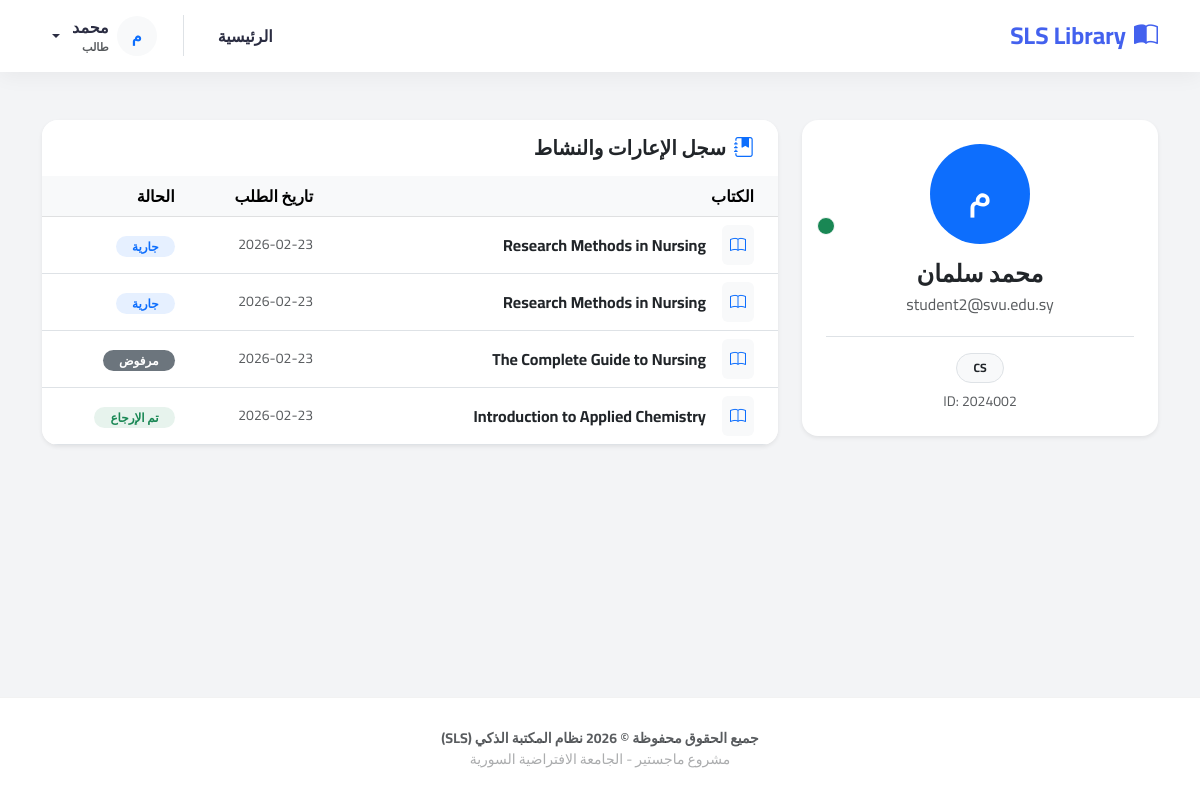
Screenshot of /profile/ (signed in) with the database file from the repository.
### library/models.py (models this page shows, shortened)
class StudentProfile(models.Model):
    MAJOR_CHOICES = [
        ('General', 'سنة تحضيرية / عام'),
        ('CS', 'علم الحاسوب (Computer Science)'),
        ('SE', 'هندسة برمجيات (Software Engineering)'),
        ('AI', 'ذكاء اصطناعي (AI)'),
        ('CyberSec', 'أمن سيبراني (Cyber Security)'),
        ('Med', 'طب بشري'),
        ('Dent', 'طب أسنان'),
        ('Pharm', 'صيدلة'),
        ('Arch', 'هندسة معمارية'),
        ('Civil', 'هندسة مدنية'),
        ('Business', 'إدارة أعمال'),
        ('Law', 'حقوق'),
    ]
    user = models.OneToOneField(User, on_delete=models.CASCADE)
    student_id = models.CharField(max_length=20, unique=True, verbose_name="الرقم الجامعي")
    major = models.CharField(
        max_length=50,
        choices=MAJOR_CHOICES,
        default='General',
        verbose_name="التخصص الدراسي"
    )
    interest_fingerprint = models.TextField(blank=True, null=True, verbose_name="بصمة الاهتمامات")

class Transaction(models.Model):
    STATUS_CHOICES = [
        ('pending', 'قيد الانتظار (طلب إلكتروني)'),
        ('active', 'جاري (تم التسليم للطالب)'),
        ('returned', 'تم الإرجاع للمكتبة'),
        ('rejected', 'مرفوض'),
    ]
    book = models.ForeignKey(Book, on_delete=models.CASCADE, verbose_name="الكتاب")
    student = models.ForeignKey(StudentProfile, on_delete=models.CASCADE, verbose_name="الطالب")
    request_date = models.DateTimeField(auto_now_add=True, verbose_name="تاريخ الطلب")
    borrow_date = models.DateTimeField(null=True, blank=True, verbose_name="تاريخ الاستلام الفعلي")
    due_date = models.DateTimeField(null=True, blank=True, verbose_name="تاريخ الاستحقاق")
    return_date = models.DateTimeField(null=True, blank=True, verbose_name="تاريخ الإرجاع")
    status = models.CharField(max_length=20, choices=STATUS_CHOICES, default='pending', verbose_name="حالة الطلب")
    user_rating = models.IntegerField(null=True, blank=True, verbose_name="التقييم (1-5)")
    class Meta:
        verbose_name = "عملية إعارة"
        verbose_name_plural = "عمليات الإعارة"
        ordering = ['-request_date']

class Book(models.Model):
    CATEGORY_CHOICES = [
        ('Programming', 'برمجة وتطوير (Programming)'),
        ('CyberSecurity', 'أمن سيبراني (Cyber Security)'),
        ('AI', 'ذكاء اصطناعي (AI & Data Science)'),
        ('Networking', 'شبكات واتصالات (Networking)'),
        ('Medical', 'طب بشري (Human Medicine)'),
        ('Pharmacy', 'صيدلة (Pharmacy)'),
        ('Dentistry', 'طب أسنان (Dentistry)'),
        ('Nursing', 'تمريض (Nursing)'),
        ('Engineering', 'هندسة عامة (General Engineering)'),
        ('CivilEng', 'هندسة مدنية (Civil Engineering)'),
        ('Arch', 'هندسة معمارية (Architecture)'),
        ('Electrical', 'هندسة كهربائية (Electrical Eng)'),
        ('Law', 'قانون وحقوق (Law)'),
        ('Economics', 'اقتصاد وإدارة أعمال (Economics & Business)'),
        ('Psychology', 'علم نفس (Psychology)'),
        ('Sociology', 'علم اجتماع (Sociology)'),
        ('History', 'تاريخ (History)'),
        ('Geography', 'جغرافيا (Geography)'),
        ('Literature', 'أدب ولغات (Literature & Languages)'),
        ('Religion', 'شريعة ودراسات إسلامية (Islamic Studies)'),
        ('Math', 'رياضيات (Mathematics)'),
        ('Physics', 'فيزياء (Physics)'),
        ('Chemistry', 'كيمياء (Chemistry)'),
        ('Biology', 'أحياء (Biology)'),
        ('Arts', 'فنون وتصميم (Arts & Design)'),
        ('General', 'ثقافة عامة (General Culture)'),
    ]
    title = models.CharField(max_length=200, verbose_name="عنوان الكتاب")
    author = models.CharField(max_length=100, verbose_name="المؤلف")
    isbn = models.CharField(max_length=13, blank=True, null=True, verbose_name="رقم الإيداع (ISBN)")
    category = models.CharField(max_length=50, choices=CATEGORY_CHOICES, default='General', verbose_name="التصنيف")
    description = models.TextField(blank=True, verbose_name="وصف الكتاب")
    cover_image_url = models.URLField(blank=True, null=True, verbose_name="رابط الغلاف")
    page_count = models.IntegerField(default=100, verbose_name="عدد الصفحات")
    total_copies = models.IntegerField(default=1, verbose_name="العدد الكلي")
    available_copies = models.IntegerField(default=1, verbose_name="النسخ المتاحة")
    tags = models.CharField(max_length=200, blank=True, verbose_name="وسوم")
    embedding = models.JSONField(blank=True, null=True, verbose_name="البصمة الرقمية (AI Vector)")
    created_at = models.DateTimeField(auto_now_add=True)

### library/views.py (the view)
# urls.py: path('profile/', views.profile_view, name='profile'),
@login_required
def profile_view(request):
    try:
        student = request.user.studentprofile
    except StudentProfile.DoesNotExist:
        messages.error(request, "ملف الطالب غير موجود.")
        return redirect('library:home')
    transactions = Transaction.objects.filter(student=student).order_by('-request_date')
    borrowed_tags = transactions.values_list('book__tags', flat=True)
    all_tags = []
    for tags_string in borrowed_tags:
        if tags_string:
            all_tags.extend([t.strip() for t in tags_string.split(',') if t.strip()])
    interest_cloud = [tag for tag, count in Counter(all_tags).most_common(10)]
    return render(request, 'library/profile.html', {
        'student': student,
        'transactions': transactions,
        'interest_cloud': interest_cloud,
    })

### templates/library/profile.html (shortened to what this page needs)
{% extends 'library/base.html' %}
{% block content %}
<div class="container my-5">
    <div class="row g-4">
        <div class="col-md-4">
            <div class="card border-0 shadow-sm rounded-4 text-center p-4">
                <div class="mb-3 position-relative d-inline-block">
                    <div class="bg-primary text-white rounded-circle d-flex align-items-center justify-content-center mx-auto" style="width: 100px; height: 100px; font-size: 2.5rem;">
                        {{ user.first_name|slice:":1" }}
                    </div>
                    <span class="position-absolute bottom-0 start-100 translate-middle p-2 bg-success border border-light rounded-circle">
                    </span>
                </div>
                <h4 class="fw-bold mb-1">{{ user.first_name }} {{ user.last_name }}</h4>
                <p class="text-muted mb-1">{{ user.email }}</p>
                {% if user.studentprofile %}
                    <div class="mt-3 pt-3 border-top">
                        <span class="badge bg-light text-dark border rounded-pill px-3 py-2">
                            {{ user.studentprofile.major }}
                        </span>
                        <div class="small text-muted mt-2">ID: {{ user.studentprofile.student_id }}</div>
                    </div>
                {% endif %}
            </div>
        </div>
        <div class="col-md-8">
            <div class="card border-0 shadow-sm rounded-4 overflow-hidden">
                <div class="card-header bg-white py-3 border-0">
                    <h5 class="fw-bold mb-0"><i class="bi bi-journal-bookmark-fill me-2 text-primary"></i>سجل الإعارات والنشاط</h5>
                </div>
                <div class="card-body p-0">
                    {% if transactions %}
                        <div class="table-responsive">
                            <table class="table table-hover mb-0 align-middle">
                                <thead class="table-light">
                                    <tr>
                                        <th class="ps-4">الكتاب</th>
                                        <th>تاريخ الطلب</th>
                                        <th>الحالة</th>
                                    </tr>
                                </thead>
                                <tbody>
                                    {% for trans in transactions %}
                                    <tr>
                                        <td class="ps-4">
                                            <div class="d-flex align-items-center">
                                                <div class="bg-light rounded p-2 me-3 text-primary">
                                                    <i class="bi bi-book"></i>
                                                </div>
                                                <div>
                                                    <a href="{% url 'library:book_detail' trans.book.id %}" class="fw-bold text-decoration-none text-dark">
                                                        {{ trans.book.title }}
                                                    </a>
                                                </div>
                                            </div>
                                        </td>
                                        <td class="text-muted small">
                                            {{ trans.request_date|date:"Y-m-d" }}
                                        </td>
                                        <td>
                                            {% if trans.status == 'returned' %}
                                                <span class="badge bg-success bg-opacity-10 text-success rounded-pill px-3">تم الإرجاع</span>
                                            {% elif trans.status == 'active' %}
                                                <span class="badge bg-primary bg-opacity-10 text-primary rounded-pill px-3">جارية</span>
                                            {% elif trans.status == 'pending' %}
                                                <span class="badge bg-warning bg-opacity-10 text-warning rounded-pill px-3">انتظار</span>
                                            {% else %}
                                                <span class="badge bg-secondary rounded-pill px-3">{{ trans.get_status_display }}</span>
                                            {% endif %}
                                        </td>
                                    </tr>
                                    {% endfor %}
                                </tbody>
                            </table>
                        </div>
                    {% endif %}
                </div>
            </div>
        </div>
    </div>
</div>
{% endblock %}

### templates/library/base.html (shortened to what this page needs)
<!DOCTYPE html>
<html lang="ar" dir="rtl">
<head>
    <link rel="stylesheet" href="https://cdn.jsdelivr.net/npm/bootstrap@5.3.0/dist/css/bootstrap.rtl.min.css">
    <link rel="stylesheet" href="https://cdn.jsdelivr.net/npm/bootstrap-icons@1.11.0/font/bootstrap-icons.css">
</head>
<body>
    <nav class="navbar navbar-expand-lg sticky-top">
        <div class="container">
            <a class="navbar-brand" href="{% url 'library:home' %}">
                <i class="bi bi-book-half me-2"></i>SLS Library
            </a>
            <div class="collapse navbar-collapse" id="navbarNav">
                <ul class="navbar-nav ms-auto mb-2 mb-lg-0">
                    <li class="nav-item">
                        <a class="nav-link" href="{% url 'library:home' %}">الرئيسية</a>
                    </li>
                </ul>
                <div class="d-flex align-items-center border-start ps-3 ms-3">
                    {% if user.is_authenticated %}
                        <div class="dropdown">
                            <a class="nav-link dropdown-toggle d-flex align-items-center gap-2" href="#" role="button" data-bs-toggle="dropdown">
                                <div class="bg-light rounded-circle d-flex align-items-center justify-content-center text-primary fw-bold" style="width: 40px; height: 40px;">
                                    {{ user.first_name|slice:":1" }}
                                </div>
                                <div>
                                    <span class="fw-bold">{{ user.first_name }}</span>
                                    {% if user.is_superuser %}
                                        <span class="admin-badge d-block text-center">مشرف النظام</span>
                                    {% else %}
                                        <span class="text-muted d-block small" style="font-size: 0.7rem;">طالب</span>
                                    {% endif %}
                                </div>
                            </a>
                        </div>
                    {% else %}
                        <a href="{% url 'library:login' %}" class="btn btn-outline-primary btn-auth me-2">دخول</a>
                        <a href="{% url 'library:register' %}" class="btn btn-primary btn-auth">حساب جديد</a>
                    {% endif %}
                </div>
            </div>
        </div>
    </nav>
    <main>
        {% block content %}
        {% endblock %}
    </main>
    <footer class="text-center text-muted">
        <div class="container">
            <p class="mb-0 small fw-bold">جميع الحقوق محفوظة © 2026 نظام المكتبة الذكي (SLS)</p>
            <p class="mb-0 small opacity-50">مشروع ماجستير - الجامعة الافتراضية السورية</p>
        </div>
    </footer>
</body>
</html>

### templates/library/base.html (style rules this page uses)
:root { --primary-color: #4361ee; --secondary-color: #3f37c9; --accent-color: #4cc9f0; --bg-color: #f3f4f6; --card-bg: #ffffff; --text-main: #2b2d42; --text-muted: #8d99ae; }
body { font-family: 'Cairo', sans-serif; background-color: var(--bg-color); color: var(--text-main); min-height: 100vh; display: flex; flex-direction: column; }
.navbar { background: rgba(255, 255, 255, 0.95); backdrop-filter: blur(10px); box-shadow: 0 4px 20px rgba(0,0,0,0.05); padding: 0.8rem 0; }
.navbar-brand { font-weight: 700; color: var(--primary-color) !important; font-size: 1.5rem; }
.nav-link { color: var(--text-main) !important; font-weight: 600; margin: 0 10px; transition: color 0.3s; }
.card { background: var(--card-bg); border: none; border-radius: 16px; box-shadow: 0 10px 30px rgba(0,0,0,0.04); transition: transform 0.3s ease, box-shadow 0.3s ease; overflow: hidden; }
.card-header { background: transparent; border-bottom: 1px solid rgba(0,0,0,0.05); padding: 1.5rem; }
footer { margin-top: auto; background: white; padding: 30px 0; border-top: 1px solid rgba(0,0,0,0.05); }

### rows the page displays
Transaction: status "جارية"
Transaction: status "جارية"
Transaction: status "تم الإرجاع"

### other values shown
{{ user.first_name|slice:":1" }} "م"
{{ user.first_name }} "محمد"
{{ user.last_name }} "سلمان"
{{ user.email }} "student2@svu.edu.sy"
{{ user.studentprofile.major }} "CS"
{{ user.studentprofile.student_id }} "2024002"
